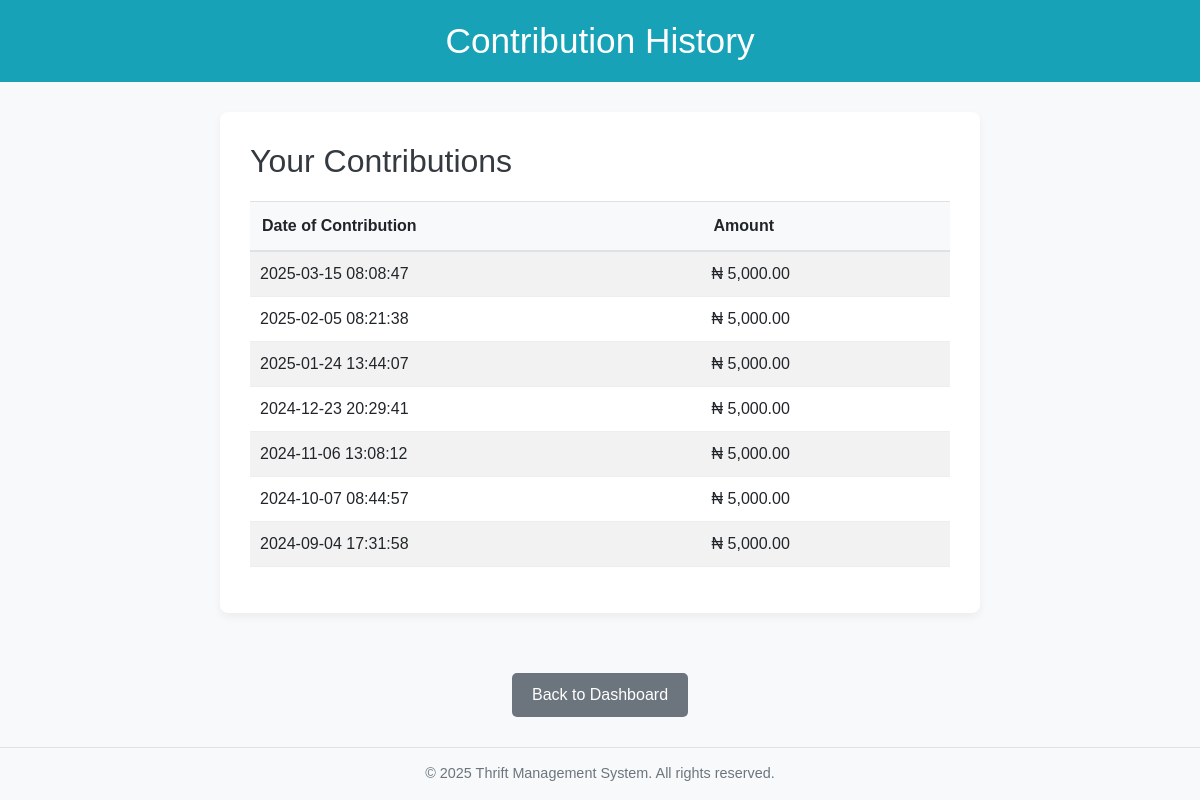
The page /contribution_history.php (signed in) on the database its author committed.
### tables this page shows
CREATE TABLE `contributions` (
  `id` int(11) NOT NULL,
  `member_id` int(11) NOT NULL,
  `member_name` varchar(255) DEFAULT NULL,
  `amount` decimal(10,2) NOT NULL,
  `date_of_contribution` datetime NOT NULL
);

### contribution_history.php (the view, shortened to what this page needs)
<?php
$conn = new mysqli("localhost", "root", "", "thrift_management");
$member_id = $_SESSION['member_id'];
$result = $conn->query("SELECT * FROM contributions WHERE member_id = $member_id ORDER BY date_of_contribution DESC");
?>
<!DOCTYPE html>
<html lang="en">
<head>
    <link rel="stylesheet" href="https://stackpath.bootstrapcdn.com/bootstrap/4.5.2/css/bootstrap.min.css">
</head>
<body style="font-family: 'Arial', sans-serif; background-color: #f8f9fa; margin: 0; padding: 0; display: flex; flex-direction: column; min-height: 100vh;">
    <header style="background-color: #17a2b8; color: white; text-align: center; padding: 20px;">
        <h1 style="margin: 0; font-size: 2.2em;">Contribution History</h1>
    </header>
    <main class="container" style="margin-top: 30px; flex-grow: 1;">
        <div class="row justify-content-center">
            <div class="col-md-8" style="background-color: white; padding: 30px; border-radius: 8px; box-shadow: 0 4px 8px rgba(0, 0, 0, 0.05);">
                <h2 style="color: #343a40; margin-bottom: 20px;">Your Contributions</h2>
                <?php if ($result->num_rows > 0): ?>
                    <table class="table table-striped" style="width: 100%; border-collapse: collapse;">
                        <thead style="background-color: #f8f9fa;">
                            <tr>
                                <th style="padding: 12px; border-bottom: 2px solid #dee2e6; text-align: left;">Date of Contribution</th>
                                <th style="padding: 12px; border-bottom: 2px solid #dee2e6; text-align: left;">Amount</th>
                            </tr>
                        </thead>
                        <tbody>
                            <?php while ($row = $result->fetch_assoc()): ?>
                                <tr>
                                    <td style="padding: 10px; border-bottom: 1px solid #eee;"><?php echo $row['date_of_contribution']; ?></td>
                                    <td style="padding: 10px; border-bottom: 1px solid #eee;">₦ <?php echo number_format($row['amount'], 2); ?></td>
                                </tr>
                            <?php endwhile; ?>
                        </tbody>
                    </table>
                <?php else: ?>
                    <div style="background-color: #fff3cd; color: #85640a; padding: 15px; border: 1px solid #ffeeba; border-radius: 4px;">
                        No contributions found.
                    </div>
                <?php endif; ?>
            </div>
        </div>
    </main>
    <div class="mt-3 text-center">
        <a href="member_dashboard.php" style="display: inline-block; padding: 10px 20px; font-size: 1em; border-radius: 5px; text-decoration: none; color: white; background-color: #6c757d; border: none;">Back to Dashboard</a>
    </div>
    <footer style="background-color: #f8f9fa; text-align: center; padding: 15px; margin-top: 30px; border-top: 1px solid #dee2e6;">
        <p style="margin: 0; font-size: 0.9em; color: #6c757d;">&copy; 2025 Thrift Management System. All rights reserved.</p>
    </footer>
</body>
</html>

### rows shown on the page
contributions: date_of_contribution "2025-03-15 08:08:47", amount "5,000.00"
contributions: date_of_contribution "2025-02-05 08:21:38", amount "5,000.00"
contributions: date_of_contribution "2025-01-24 13:44:07", amount "5,000.00"
contributions: date_of_contribution "2024-12-23 20:29:41", amount "5,000.00"
contributions: date_of_contribution "2024-11-06 13:08:12", amount "5,000.00"
contributions: date_of_contribution "2024-10-07 08:44:57", amount "5,000.00"
contributions: date_of_contribution "2024-09-04 17:31:58", amount "5,000.00"
